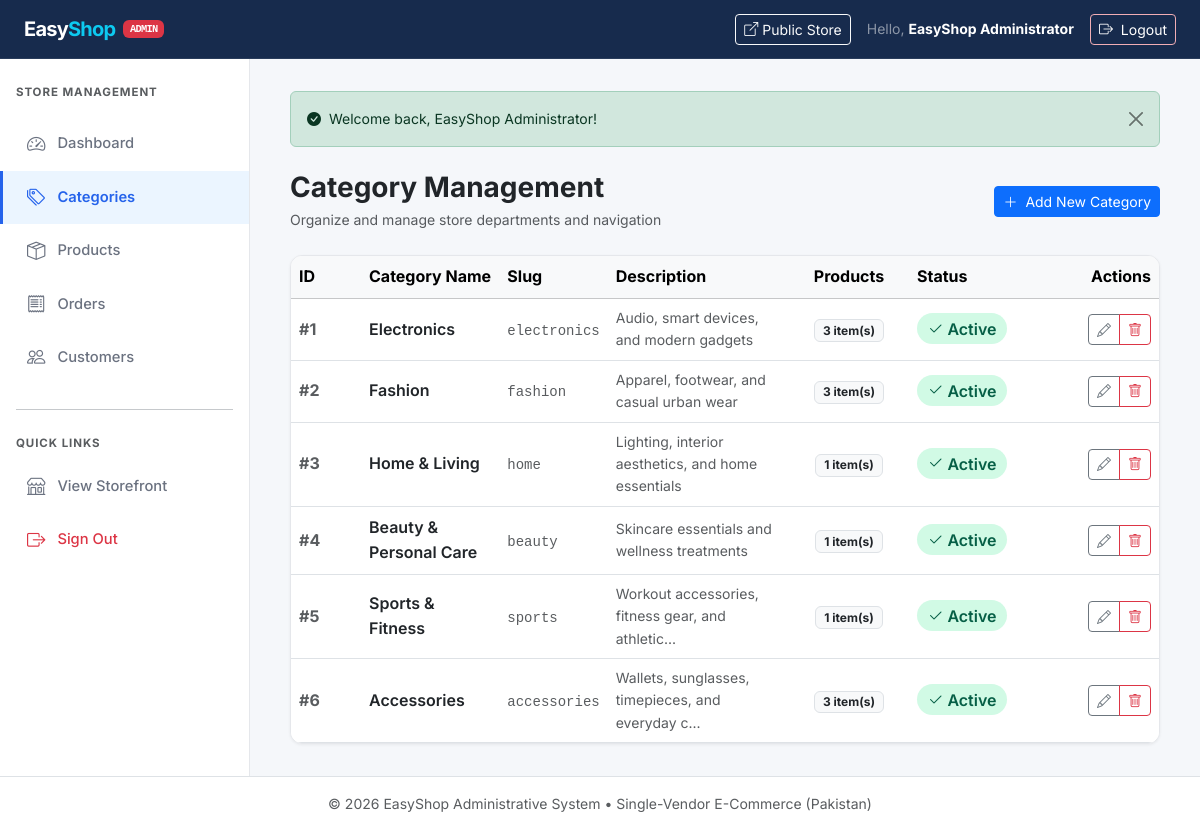
Page /admin/categories/index.php (signed in) on the committed database.
### tables this page shows
CREATE TABLE `categories` (
  `category_id` INT UNSIGNED NOT NULL AUTO_INCREMENT,
  `category_name` VARCHAR(100) NOT NULL,
  `slug` VARCHAR(100) NOT NULL,
  `description` TEXT DEFAULT NULL,
  `status` ENUM('active', 'inactive') NOT NULL DEFAULT 'active',
  `created_at` TIMESTAMP NOT NULL DEFAULT CURRENT_TIMESTAMP,
  PRIMARY KEY (`category_id`),
  UNIQUE KEY `uq_categories_slug` (`slug`),
  KEY `idx_categories_status` (`status`)
);

### includes/functions.php (called while the page is built, shortened)
<?php
function getFlash($type) {
    if (isset($_SESSION['flash'][$type])) {
        $msg = $_SESSION['flash'][$type];
        return $msg;
    }
    return null;
}
function e($data) {
    return htmlspecialchars((string)$data, ENT_QUOTES, 'UTF-8');
}

### admin/categories/index.php (the view, shortened to what this page needs)
<?php
require_once __DIR__ . '/../../includes/admin-header.php';
require_once __DIR__ . '/../../includes/admin-sidebar.php';
$categories = [];
if ($conn) {
    $sql = "SELECT c.*, COUNT(p.product_id) AS product_count
            FROM categories c
            LEFT JOIN products p ON c.category_id = p.category_id
            GROUP BY c.category_id
            ORDER BY c.category_id ASC";
    if ($res = mysqli_query($conn, $sql)) {
        while ($row = mysqli_fetch_assoc($res)) {
            $categories[] = $row;
        }
    }
}
$flashSuccess = getFlash('success');
?>
<main class="admin-main">
  <?php if ($flashSuccess): ?>
    <div class="alert alert-success alert-dismissible fade show mb-4 small" role="alert">
      <i class="bi bi-check-circle-fill me-1"></i> <?= e($flashSuccess) ?>
      <button type="button" class="btn-close" data-bs-dismiss="alert" aria-label="Close"></button>
    </div>
  <?php endif; ?>
  <div class="d-flex flex-wrap justify-content-between align-items-center mb-4 gap-2">
    <div>
      <h1 class="h3 fw-bold text-dark mb-1">Category Management</h1>
      <p class="text-muted small mb-0">Organize and manage store departments and navigation</p>
    </div>
    <a href="add.php" class="btn btn-primary btn-sm">
      <i class="bi bi-plus-lg me-1"></i> Add New Category
    </a>
  </div>
  <div class="admin-card overflow-hidden">
    <div class="table-responsive">
      <table class="table table-hover align-middle mb-0">
        <thead class="table-light">
          <tr>
            <th style="width: 70px;">ID</th>
            <th>Category Name</th>
            <th>Slug</th>
            <th>Description</th>
            <th class="text-center" style="width: 120px;">Products</th>
            <th style="width: 110px;">Status</th>
            <th class="text-end" style="width: 140px;">Actions</th>
          </tr>
        </thead>
        <tbody>
          <?php if (empty($categories)): ?>
            <tr>
              <td colspan="7" class="text-center py-5 text-muted">
                <i class="bi bi-inbox fs-2 d-block mb-2 text-secondary"></i>
                No categories found. Click "Add New Category" to create one.
              </td>
            </tr>
          <?php else: ?>
            <?php foreach ($categories as $cat): ?>
              <tr>
                <td class="text-muted fw-bold">#<?= (int)$cat['category_id'] ?></td>
                <td>
                  <span class="fw-semibold text-dark"><?= e($cat['category_name']) ?></span>
                </td>
                <td>
                  <code class="text-muted small"><?= e($cat['slug']) ?></code>
                </td>
                <td class="text-muted small">
                  <?= !empty($cat['description']) ? e(mb_strimwidth($cat['description'], 0, 50, '...')) : '<em class="text-black-50">None</em>' ?>
                </td>
                <td class="text-center">
                  <span class="badge bg-light text-dark border">
                    <?= (int)$cat['product_count'] ?> item(s)
                  </span>
                </td>
                <td>
                  <?php if ($cat['status'] === 'active'): ?>
                    <span class="badge-status-active"><i class="bi bi-check2 me-1"></i>Active</span>
                  <?php else: ?>
                    <span class="badge-status-inactive"><i class="bi bi-x me-1"></i>Inactive</span>
                  <?php endif; ?>
                </td>
                <td class="text-end">
                  <div class="btn-group btn-group-sm">
                    <a href="edit.php?id=<?= (int)$cat['category_id'] ?>" class="btn btn-outline-secondary" title="Edit Category">
                      <i class="bi bi-pencil"></i>
                    </a>
                    <button type="button" class="btn btn-outline-danger" title="Delete Category" data-bs-toggle="modal" data-bs-target="#deleteModal<?= (int)$cat['category_id'] ?>">
                      <i class="bi bi-trash"></i>
                    </button>
                  </div>
                </td>
              </tr>
            <?php endforeach; ?>
          <?php endif; ?>
        </tbody>
      </table>
    </div>
  </div>
</main>
<?php require_once __DIR__ . '/../../includes/admin-footer.php'; ?>

### assets/css/style.css (style rules this page uses)
:root { --color-primary: #172B4D; --color-accent: #2563EB; --color-accent-hover: #1D4ED8; --color-accent-light: #EBF5FF; --color-bg: #FFFFFF; --color-bg-secondary: #F5F7FA; --color-text: #1F2937; --color-text-muted: #6B7280; --color-text-light: #9CA3AF; --color-border: #E5E7EB; --color-danger: #EF4444; --color-success: #10B981; --color-warning: #F59E0B; --color-white: #FFFFFF; --font-family: 'Inter', -apple-system, BlinkMacSystemFont, 'Segoe UI', sans-serif; --radius-sm: 6px; --radius-md: 8px; --radius-lg: 12px; --radius-xl: 16px; --shadow-sm: 0 1px 3px rgba(0, 0, 0, 0.06); --shadow-md: 0 4px 16px rgba(0, 0, 0, 0.08); --shadow-lg: 0 8px 30px rgba(0, 0, 0, 0.12); --shadow-xl: 0 12px 40px rgba(0, 0, 0, 0.15); --transition: 0.3s ease; --transition-fast: 0.2s ease; }
*, *::before, *::after { box-sizing: border-box; }
html { scroll-behavior: smooth; }
body { font-family: var(--font-family); color: var(--color-text); background-color: var(--color-bg); line-height: 1.6; -webkit-font-smoothing: antialiased; -moz-osx-font-smoothing: grayscale; overflow-x: hidden; }
a { text-decoration: none; color: inherit; transition: color var(--transition-fast); }
h1, h2, h3, h4, h5, h6 { color: var(--color-primary); font-weight: 700; line-height: 1.3; }

### includes/admin-header.php (style rules this page uses)
body { background-color: var(--color-bg-secondary); min-height: 100vh; display: flex; flex-direction: column; }
.admin-main { flex: 1; padding: 2rem 2.5rem; overflow-x: auto; }
.admin-card { background: #FFFFFF; border-radius: var(--radius-lg); border: 1px solid var(--color-border); box-shadow: var(--shadow-sm); }
.badge-status-active { background-color: #D1FAE5; color: #065F46; font-weight: 600; padding: 0.35rem 0.65rem; border-radius: 20px; }

### rows in the picture
categories: category_id "1", category_name "Electronics", slug "electronics", description "Audio, smart devices, and modern gadgets", product_count "3", status "active" (drawn)
categories: category_id "2", category_name "Fashion", slug "fashion", description "Apparel, footwear, and casual urban wear", product_count "3", status "active" (drawn)
categories: category_id "3", category_name "Home & Living", slug "home", description "Lighting, interior aesthetics, and home essentials", product_count "1", status "active" (drawn)
categories: category_id "4", category_name "Beauty & Personal Care", slug "beauty", description "Skincare essentials and wellness treatments", product_count "1", status "active" (drawn)
categories: category_id "5", category_name "Sports & Fitness", slug "sports", description "Workout accessories, fitness gear, and athletic...", product_count "1", status "active" (drawn)
categories: category_id "6", category_name "Accessories", slug "accessories", description "Wallets, sunglasses, timepieces, and everyday c...", product_count "3", status "active" (drawn)

### other values in the picture
$admin['name'] "EasyShop Administrator"
$flashSuccess "Welcome back, EasyShop Administrator!"
